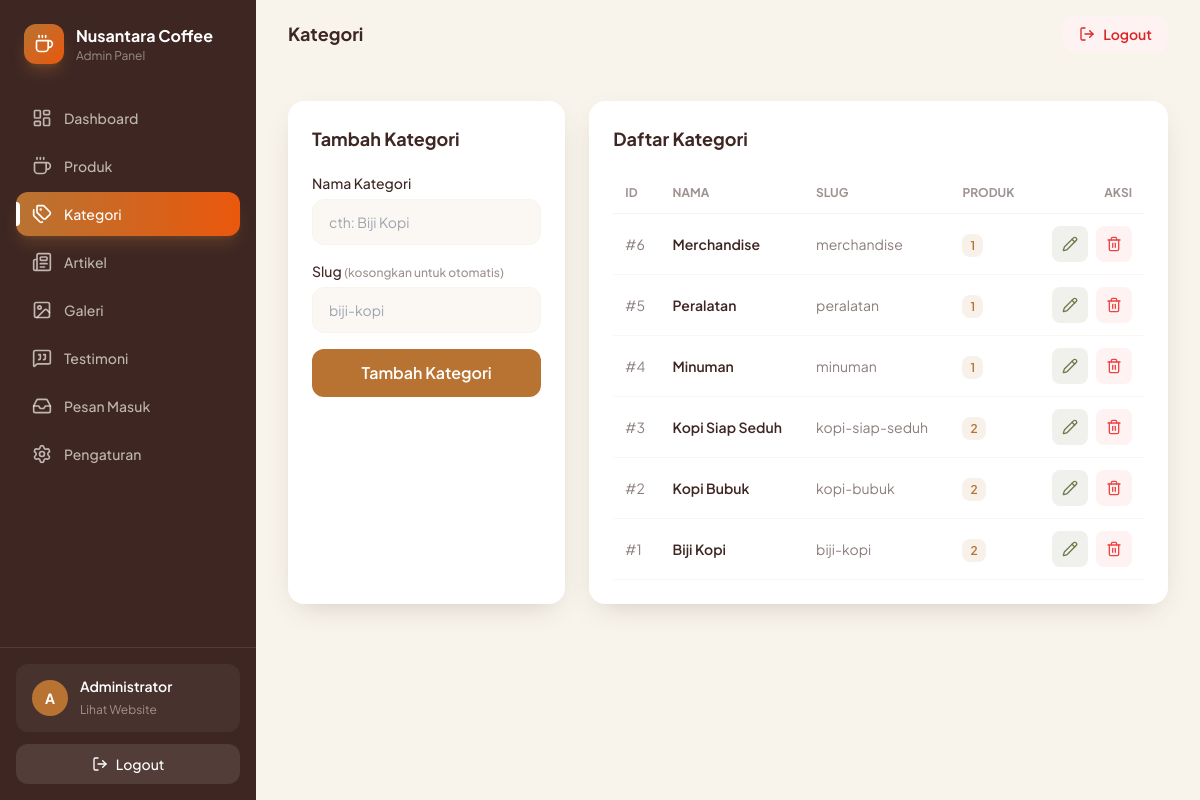
/admin/kategori/index.php (signed in), run on the app's committed database.
### tables this page shows
CREATE TABLE `kategori` (
  `id` INT UNSIGNED AUTO_INCREMENT PRIMARY KEY,
  `nama` VARCHAR(100) NOT NULL,
  `slug` VARCHAR(120) NOT NULL UNIQUE,
  `created_at` TIMESTAMP DEFAULT CURRENT_TIMESTAMP
);

### includes/functions.php (called while the page is built, shortened)
<?php
require_once __DIR__ . '/../config/database.php';
function e(?string $value): string {
    return htmlspecialchars((string)$value, ENT_QUOTES, 'UTF-8');
}
function url(string $path = ''): string {
    return BASE_URL . '/' . ltrim($path, '/');
}

### config/database.php (called while the page is built, shortened)
<?php
function db(): PDO {
    static $pdo = null;
    if ($pdo === null) {
        $dsn = 'mysql:host=' . DB_HOST . ';port=' . DB_PORT . ';dbname=' . DB_NAME . ';charset=utf8mb4';
        $options = [
            PDO::ATTR_ERRMODE            => PDO::ERRMODE_EXCEPTION,
            PDO::ATTR_DEFAULT_FETCH_MODE => PDO::FETCH_ASSOC,
            PDO::ATTR_EMULATE_PREPARES   => false,
        ];
        try {
            $pdo = new PDO($dsn, DB_USER, DB_PASS, $options);
        } catch (PDOException $e) {
            die('Koneksi database gagal: ' . htmlspecialchars($e->getMessage()));
        }
    }
    return $pdo;
}

### admin/kategori/index.php (the view, shortened to what this page needs)
<?php
$kategoris = db()->query("SELECT k.*, (SELECT COUNT(*) FROM produk p WHERE p.kategori_id = k.id) AS jumlah_produk FROM kategori k ORDER BY k.id DESC")->fetchAll();
$edit = null;
require_once __DIR__ . '/../layout/head.php';
?>
<div class="grid gap-6 lg:grid-cols-3">
    <div class="rounded-2xl bg-white p-6 shadow-soft">
        <h3 class="text-lg font-bold"><?= $edit ? 'Edit Kategori' : 'Tambah Kategori' ?></h3>
        <form method="post" class="mt-5 space-y-4">
            <div>
                <label class="mb-1.5 block text-sm font-medium">Nama Kategori</label>
                <input type="text" name="nama" required value="<?= e($edit['nama'] ?? '') ?>" class="w-full rounded-xl border border-cream bg-cream/60 px-4 py-3 text-sm outline-none transition focus:border-copper" placeholder="cth: Biji Kopi">
            </div>
            <div>
                <label class="mb-1.5 block text-sm font-medium">Slug <span class="text-xs text-espresso/50">(kosongkan untuk otomatis)</span></label>
                <input type="text" name="slug" value="<?= e($edit['slug'] ?? '') ?>" class="w-full rounded-xl border border-cream bg-cream/60 px-4 py-3 text-sm outline-none transition focus:border-copper" placeholder="biji-kopi">
            </div>
            <button type="submit" class="w-full rounded-xl bg-copper py-3 font-semibold text-white transition-all duration-300 hover:bg-espresso">
                <?= $edit ? 'Simpan Perubahan' : 'Tambah Kategori' ?>
            </button>
        </form>
    </div>
    <div class="rounded-2xl bg-white p-6 shadow-soft lg:col-span-2">
        <h3 class="text-lg font-bold">Daftar Kategori</h3>
        <div class="mt-5 overflow-x-auto">
            <table class="w-full text-left text-sm">
                <thead>
                    <tr class="border-b border-cream text-xs uppercase text-espresso/50">
                        <th class="px-3 py-3">ID</th>
                        <th class="px-3 py-3">Nama</th>
                        <th class="px-3 py-3">Slug</th>
                        <th class="px-3 py-3">Produk</th>
                        <th class="px-3 py-3 text-right">Aksi</th>
                    </tr>
                </thead>
                <tbody>
                    <?php foreach ($kategoris as $k): ?>
                    <tr class="border-b border-cream/70">
                        <td class="px-3 py-3 text-espresso/60">#<?= (int)$k['id'] ?></td>
                        <td class="px-3 py-3 font-semibold"><?= e($k['nama']) ?></td>
                        <td class="px-3 py-3 text-espresso/60"><?= e($k['slug']) ?></td>
                        <td class="px-3 py-3"><span class="rounded-lg bg-copper/10 px-2 py-1 text-xs font-semibold text-copper"><?= (int)$k['jumlah_produk'] ?></span></td>
                        <td class="px-3 py-3">
                            <div class="flex justify-end gap-2">
                                <a href="<?= url('admin/kategori/index.php?edit=' . (int)$k['id']) ?>" class="flex h-9 w-9 items-center justify-center rounded-lg bg-olive/10 text-olive transition hover:bg-olive hover:text-white" title="Edit"><i data-lucide="pencil" class="h-4 w-4"></i></a>
                                <form method="post" data-confirm="Hapus kategori ini? Produk di dalamnya ikut terhapus." class="inline">
                                    <button type="submit" class="flex h-9 w-9 items-center justify-center rounded-lg bg-red-50 text-red-500 transition hover:bg-red-500 hover:text-white" title="Hapus"><i data-lucide="trash-2" class="h-4 w-4"></i></button>
                                </form>
                            </div>
                        </td>
                    </tr>
                    <?php endforeach; ?>
                </tbody>
            </table>
        </div>
    </div>
</div>
<?php require_once __DIR__ . '/../layout/footer.php'; ?>

### assets/css/style.css (style rules this page uses)
html { scroll-behavior: smooth; }
a[href], button, [role=button], select, summary, label[for], input[type=checkbox], input[type=radio], input[type=range], input[type=file] { cursor: pointer; }

### data on the page
kategori: id "6", nama "Merchandise", slug "merchandise", jumlah_produk "1"
kategori: id "5", nama "Peralatan", slug "peralatan", jumlah_produk "1"
kategori: id "4", nama "Minuman", slug "minuman", jumlah_produk "1"
kategori: id "3", nama "Kopi Siap Seduh", slug "kopi-siap-seduh", jumlah_produk "2"
kategori: id "2", nama "Kopi Bubuk", slug "kopi-bubuk", jumlah_produk "2"
kategori: id "1", nama "Biji Kopi", slug "biji-kopi", jumlah_produk "2"

### other printed values
site('site_name', APP_NAME) "Nusantara Coffee"
$m['label'] "Dashboard"
$m['label'] "Produk"
$m['label'] "Kategori"
$m['label'] "Artikel"
$m['label'] "Galeri"
$m['label'] "Testimoni"
$m['label'] "Pesan Masuk"
$m['label'] "Pengaturan"
mb_strtoupper(mb_substr($_SESSION['admin_name'] ?? 'A', 0, 1)) "A"
$_SESSION['admin_name'] "Administrator"
$title "Kategori"
